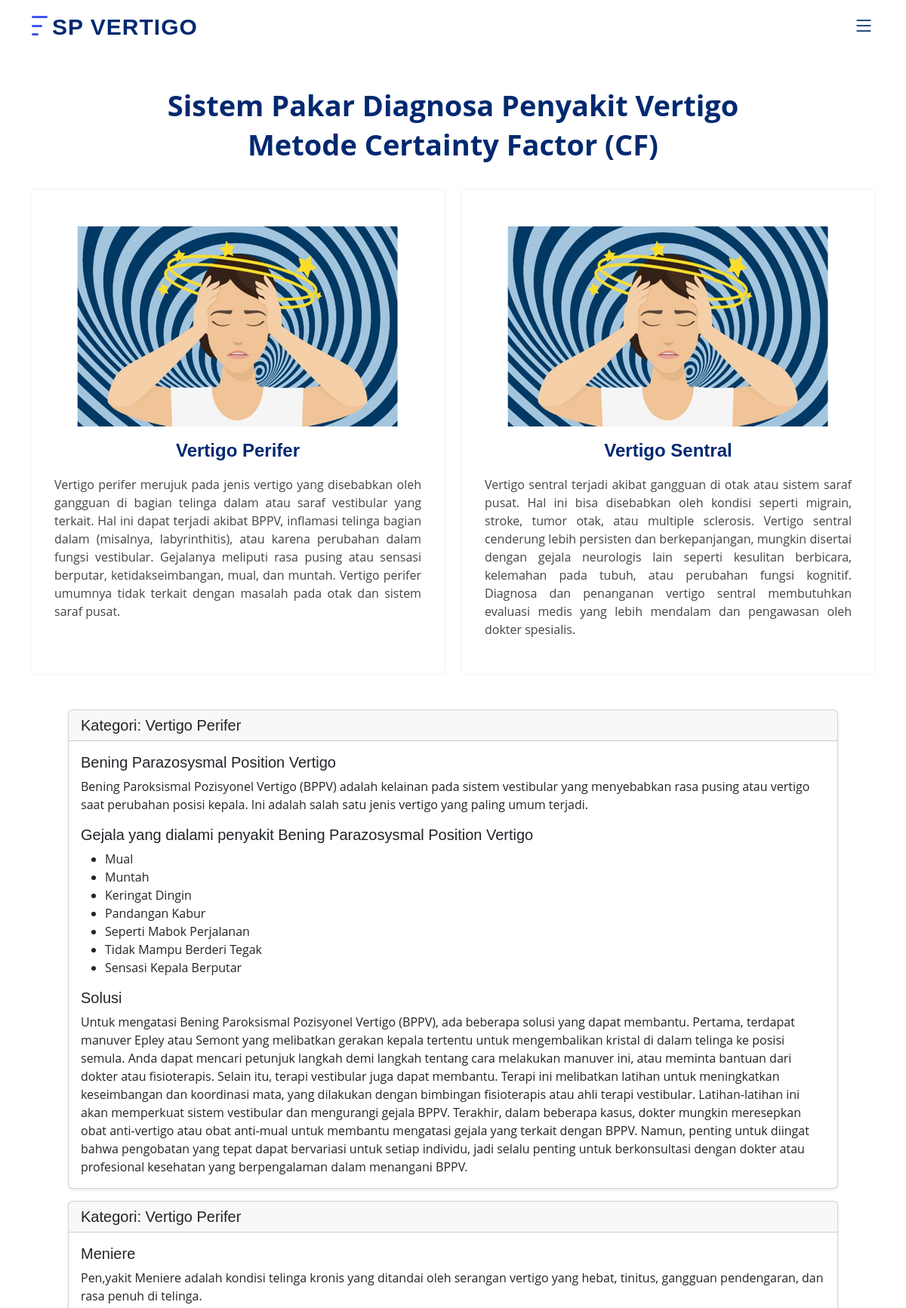
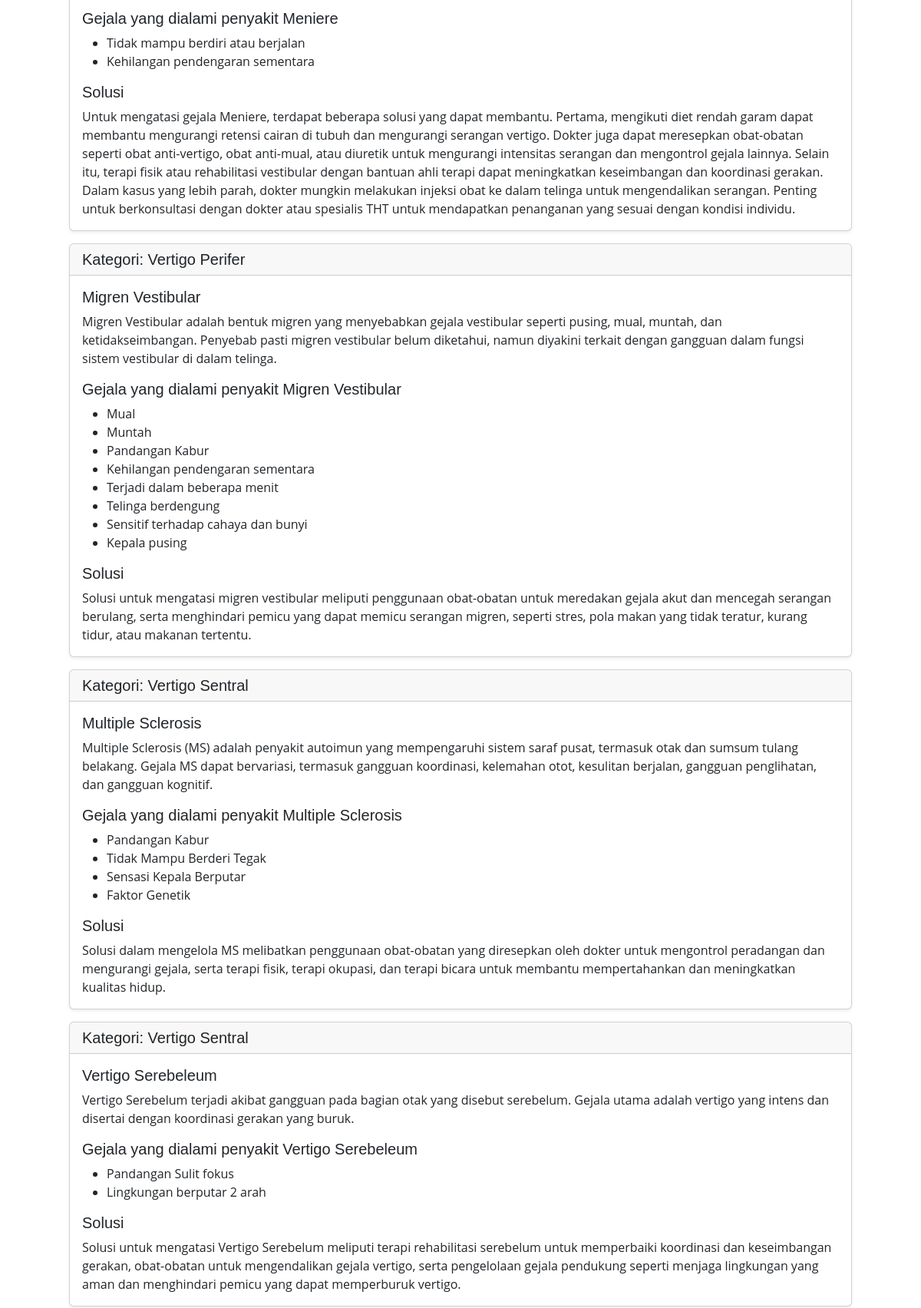
/index.php/info_penyakit (upper part), run on the app's committed database (2 pictures, top to bottom).
### tables this page shows
CREATE TABLE `kategori` (
  `id` int NOT NULL,
  `kode_kategori` char(5) NOT NULL,
  `nama_kategori` varchar(255) NOT NULL,
  `deskripsi` text DEFAULT NULL
);

CREATE TABLE `penyakit` (
  `id` int NOT NULL,
  `kode_penyakit` char(5) NOT NULL,
  `nama_penyakit` varchar(255) NOT NULL,
  `id_kategori` int NOT NULL,
  `deskripsi` text DEFAULT NULL,
  `solusi` text DEFAULT NULL
);

CREATE TABLE `penyakit_gejala` (
  `id` int NOT NULL,
  `id_penyakit` int NOT NULL,
  `id_gejala` int NOT NULL
);

CREATE TABLE `gejala` (
  `id` int NOT NULL,
  `kode_gejala` char(5) NOT NULL,
  `nama_gejala` varchar(255) NOT NULL,
  `bobot` double NOT NULL
);

### application/controllers/info_penyakit.php (called while the page is built, shortened)
<?php
class Info_penyakit extends CI_Controller
{
   private function loadView($file, $data = null)
   {
      $this->load->view('frontend/parts/header.php');
      $this->load->view('frontend/' . $file, $data);
      $this->load->view('frontend/parts/footer.php');
   }
   public function index()
   {
      $this->loadView('info_penyakit.php', compact('data'));
   }
}

### index.php (called while the page is built, shortened)
<?php
require_once BASEPATH.'core/CodeIgniter.php';

### application/views/frontend/info_penyakit.php (the view)
<section id="values" class="values">
   <div class="container" data-aos="fade-up">
      <header class="section-header">
         <p>Sistem Pakar Diagnosa Penyakit Vertigo</p>
         <p>Metode Certainty Factor (CF)</p>
      </header>
      <div class="row">
         <?php $cats = $this->db->get('kategori')->result_array(); ?>
         <?php foreach ($cats as $cat) : ?>
            <div class="col-6" data-aos="fade-up" data-aos-delay="0">
               <div class="box"">
                  <img src=" <?= base_url('assets/'); ?>assets/img/vertigo.jpg" class="img-fluid" alt="">
                  <h3><?= $cat['nama_kategori'] ?></h3>
                  <p style="text-align: justify;"><?= $cat['deskripsi'] ?></p>
               </div>
            </div>
         <?php endforeach ?>
      </div>
      <div class="row p-5">
         <?php foreach ($cats as $cat) : ?>
            <?php $cases = $this->db->get_where('penyakit', ['id_kategori' => $cat['id']])->result_array(); ?>
            <?php foreach ($cases as $case) : ?>
               <div class="col-12 mb-3" data-aos="fade-up" data-aos-delay="0">
                  <div class="card shadow-sm">
                     <h5 class="card-header">Kategori: <?= $cat['nama_kategori'] ?></h5>
                     <div class="card-body">
                        <h5 class="card-title"><?= $case['nama_penyakit'] ?></h5>
                        <p class="card-text"><?= $case['deskripsi'] ?></p>
                        <h5 class="card-title">Gejala yang dialami penyakit <?= $case['nama_penyakit'] ?></h5>
                        <?php $this->db->join('gejala', 'gejala.id = penyakit_gejala.id_gejala', 'left'); ?>
                        <?php $rules = $this->db->get_where('penyakit_gejala', ['id_penyakit' => $case['id']])->result_array(); ?>
                        <ul>
                           <?php foreach ($rules as $rule) : ?>
                              <li><?= $rule['nama_gejala'] ?></li>
                           <?php endforeach ?>
                        </ul>
                        <h5 class="card-title">Solusi</h5>
                        <p class="card-text"><?= $case['solusi'] ?></p>
                     </div>
                  </div>
               </div>
            <?php endforeach ?>
         <?php endforeach ?>
      </div>
   </div>
</section>

### application/views/frontend/parts/header.php (shortened to what this page needs)
<!DOCTYPE html>
<html lang="en">
<head>
   <link href="<?= base_url('assets/assets/vendor/aos/aos.css'); ?>" rel="stylesheet">
   <link href="<?= base_url('assets/assets/vendor/bootstrap/css/bootstrap.min.css'); ?>" rel="stylesheet">
   <link href="<?= base_url('assets/assets/vendor/bootstrap-icons/bootstrap-icons.css'); ?>" rel="stylesheet">
   <link href="<?= base_url('assets/assets/vendor/glightbox/css/glightbox.min.css'); ?>" rel="stylesheet">
   <link href="<?= base_url('assets/assets/vendor/remixicon/remixicon.css'); ?>" rel="stylesheet">
   <link href="<?= base_url('assets/assets/vendor/swiper/swiper-bundle.min.css'); ?>" rel="stylesheet">
   <link href="<?= base_url('assets/assets/css/style.css'); ?>" rel="stylesheet">
</head>
<body>
   <header id="header" class="header fixed-top">
      <div class="container-fluid container-xl d-flex align-items-center justify-content-between">
         <a href="<?php echo base_url('home'); ?>" class="logo d-flex align-items-center">
            <img src="<?= base_url('assets/'); ?>assets/img/logo.png" alt="">
            <span>SP VERTIGO</span>
         </a>
         <nav id="navbar" class="navbar">
            <i class="bi bi-list mobile-nav-toggle"></i>
         </nav>
      </div>
   </header>

### application/views/frontend/parts/footer.php (shortened to what this page needs)
</body>
</html>

### assets/assets/css/style.css (style rules this page uses)
:root { scroll-behavior: smooth; }
body { font-family: "Open Sans", sans-serif; color: #444444; }
a { color: #4154f1; text-decoration: none; }
h1, h2, h3, h4, h5, h6 { font-family: "Nunito", sans-serif; }
section { padding: 60px 0; overflow: hidden; }
.section-header { text-align: center; padding-bottom: 40px; }
.section-header p { margin: 10px 0 0 0; padding: 0; font-size: 38px; line-height: 42px; font-weight: 700; color: #012970; }
.header { transition: all 0.5s; z-index: 997; padding: 20px 0; }
.header .logo { line-height: 0; }
.header .logo img { max-height: 40px; margin-right: 6px; }
.header .logo span { font-size: 30px; font-weight: 700; letter-spacing: 1px; color: #012970; font-family: "Nunito", sans-serif; margin-top: 3px; }
.navbar { padding: 0; }
.mobile-nav-toggle { color: #012970; font-size: 28px; cursor: pointer; display: none; line-height: 0; transition: 0.5s; }
@media (max-width: 1200px) { .mobile-nav-toggle { display: block; } }
.values .box { padding: 30px; box-shadow: 0px 0 5px rgba(1, 41, 112, 0.08); text-align: center; transition: 0.3s; height: 100%; }
.values .box img { padding: 30px 50px; transition: 0.5s; transform: scale(1.1); }
.values .box h3 { font-size: 24px; color: #012970; font-weight: 700; margin-bottom: 18px; }

### data on the page
kategori: deskripsi "Vertigo perifer merujuk pada jenis vertigo yang disebabkan oleh gangguan di bagian telinga dalam atau saraf vestibular yang terkait. Hal ini dapat terjadi akibat BPPV, inflamasi telinga bagian dalam (misalnya, labyrinthitis), atau karena perubahan dalam fungsi vestibular. Gejalanya meliputi rasa pusing atau sensasi berputar, ketidakseimbangan, mual, dan muntah. Vertigo perifer umumnya tidak terkait dengan masalah pada otak dan sistem saraf pusat."
kategori: deskripsi "Vertigo sentral terjadi akibat gangguan di otak atau sistem saraf pusat. Hal ini bisa disebabkan oleh kondisi seperti migrain, stroke, tumor otak, atau multiple sclerosis. Vertigo sentral cenderung lebih persisten dan berkepanjangan, mungkin disertai dengan gejala neurologis lain seperti kesulitan berbicara, kelemahan pada tubuh, atau perubahan fungsi kognitif. Diagnosa dan penanganan vertigo sentral membutuhkan evaluasi medis yang lebih mendalam dan pengawasan oleh dokter spesialis."
penyakit: id_kategori.nama_kategori "Vertigo Perifer", nama_penyakit "Bening Parazosysmal Position Vertigo", deskripsi "Bening Paroksismal Pozisyonel Vertigo (BPPV) adalah kelainan pada sistem vestibular yang menyebabkan rasa pusing atau vertigo saat perubahan posisi kepala. Ini adalah salah satu jenis vertigo yang paling umum terjadi.", solusi "Untuk mengatasi Bening Paroksismal Pozisyonel Vertigo (BPPV), ada beberapa solusi yang dapat membantu. Pertama, terdapat manuver Epley atau Semont yang melibatkan gerakan kepala tertentu untuk mengembalikan kristal di dalam telinga ke posisi semula. Anda dapat mencari petunjuk langkah demi langkah tentang cara melakukan manuver ini, atau meminta bantuan dari dokter atau fisioterapis. Selain itu, terapi vestibular juga dapat membantu. Terapi ini melibatkan latihan untuk meningkatkan keseimbangan dan koordinasi mata, yang dilakukan dengan bimbingan fisioterapis atau ahli terapi vestibular. Latihan-latihan ini akan memperkuat sistem vestibular dan mengurangi gejala BPPV. Terakhir, dalam…"
penyakit_gejala: id_gejala.nama_gejala "Mual"
penyakit_gejala: id_gejala.nama_gejala "Muntah"
penyakit_gejala: id_gejala.nama_gejala "Keringat Dingin"
penyakit_gejala: id_gejala.nama_gejala "Pandangan Kabur"
penyakit_gejala: id_gejala.nama_gejala "Seperti Mabok Perjalanan"
penyakit_gejala: id_gejala.nama_gejala "Tidak Mampu Berderi Tegak"
penyakit_gejala: id_gejala.nama_gejala "Sensasi Kepala Berputar"
penyakit: id_kategori.nama_kategori "Vertigo Perifer", nama_penyakit "Meniere", deskripsi "Pen,yakit Meniere adalah kondisi telinga kronis yang ditandai oleh serangan vertigo yang hebat, tinitus, gangguan pendengaran, dan rasa penuh di telinga.", solusi "Untuk mengatasi gejala Meniere, terdapat beberapa solusi yang dapat membantu. Pertama, mengikuti diet rendah garam dapat membantu mengurangi retensi cairan di tubuh dan mengurangi serangan vertigo. Dokter juga dapat meresepkan obat-obatan seperti obat anti-vertigo, obat anti-mual, atau diuretik untuk mengurangi intensitas serangan dan mengontrol gejala lainnya. Selain itu, terapi fisik atau rehabilitasi vestibular dengan bantuan ahli terapi dapat meningkatkan keseimbangan dan koordinasi gerakan. Dalam kasus yang lebih parah, dokter mungkin melakukan injeksi obat ke dalam telinga untuk mengendalikan serangan. Penting untuk berkonsultasi dengan dokter atau spesialis THT untuk mendapatkan…"
penyakit_gejala: id_gejala.nama_gejala "Tidak mampu berdiri atau berjalan"
penyakit_gejala: id_gejala.nama_gejala "Kehilangan pendengaran sementara"
penyakit: id_kategori.nama_kategori "Vertigo Perifer", nama_penyakit "Migren Vestibular", deskripsi "Migren Vestibular adalah bentuk migren yang menyebabkan gejala vestibular seperti pusing, mual, muntah, dan ketidakseimbangan. Penyebab pasti migren vestibular belum diketahui, namun diyakini terkait dengan gangguan dalam fungsi sistem vestibular di dalam telinga.", solusi "Solusi untuk mengatasi migren vestibular meliputi penggunaan obat-obatan untuk meredakan gejala akut dan mencegah serangan berulang, serta menghindari pemicu yang dapat memicu serangan migren, seperti stres, pola makan yang tidak teratur, kurang tidur, atau makanan tertentu."
penyakit_gejala: id_gejala.nama_gejala "Mual"
penyakit_gejala: id_gejala.nama_gejala "Muntah"
penyakit_gejala: id_gejala.nama_gejala "Pandangan Kabur"
penyakit_gejala: id_gejala.nama_gejala "Kehilangan pendengaran sementara"
penyakit_gejala: id_gejala.nama_gejala "Terjadi dalam beberapa menit"
penyakit_gejala: id_gejala.nama_gejala "Telinga berdengung"
penyakit_gejala: id_gejala.nama_gejala "Sensitif terhadap cahaya dan bunyi"
penyakit_gejala: id_gejala.nama_gejala "Kepala pusing"
penyakit: id_kategori.nama_kategori "Vertigo Sentral", nama_penyakit "Multiple Sclerosis", deskripsi "Multiple Sclerosis (MS) adalah penyakit autoimun yang mempengaruhi sistem saraf pusat, termasuk otak dan sumsum tulang belakang. Gejala MS dapat bervariasi, termasuk gangguan koordinasi, kelemahan otot, kesulitan berjalan, gangguan penglihatan, dan gangguan kognitif.", solusi "Solusi dalam mengelola MS melibatkan penggunaan obat-obatan yang diresepkan oleh dokter untuk mengontrol peradangan dan mengurangi gejala, serta terapi fisik, terapi okupasi, dan terapi bicara untuk membantu mempertahankan dan meningkatkan kualitas hidup."
penyakit_gejala: id_gejala.nama_gejala "Pandangan Kabur"
penyakit_gejala: id_gejala.nama_gejala "Tidak Mampu Berderi Tegak"
penyakit_gejala: id_gejala.nama_gejala "Sensasi Kepala Berputar"
penyakit_gejala: id_gejala.nama_gejala "Faktor Genetik"
penyakit: id_kategori.nama_kategori "Vertigo Sentral", nama_penyakit "Vertigo Serebeleum", deskripsi "Vertigo Serebelum terjadi akibat gangguan pada bagian otak yang disebut serebelum. Gejala utama adalah vertigo yang intens dan disertai dengan koordinasi gerakan yang buruk.", solusi "Solusi untuk mengatasi Vertigo Serebelum meliputi terapi rehabilitasi serebelum untuk memperbaiki koordinasi dan keseimbangan gerakan, obat-obatan untuk mengendalikan gejala vertigo, serta pengelolaan gejala pendukung seperti menjaga lingkungan yang aman dan menghindari pemicu yang dapat memperburuk vertigo."
penyakit_gejala: id_gejala.nama_gejala "Pandangan Sulit fokus"
penyakit_gejala: id_gejala.nama_gejala "Lingkungan berputar 2 arah"
